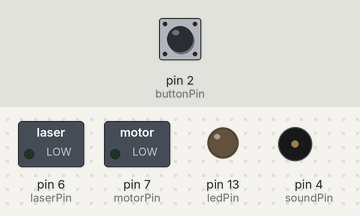
Recording of a sketch running on a simulated Arduino Uno, built with avr-gcc and run on an emulated ATmega328P. On the bench: switched loads named in the sketch (green lamp = pin HIGH), output pins drawn as LEDs (lit = HIGH), buzzer (waves = sounding). The inputs (shaded band) are chosen by the test bench; at power-on: pin 2 (buttonPin) LOW. Random numbers use the default seed unless the sketch sets one; pins used as bus, display or sensor lines are not drawn; what the sketch prints to the serial monitor is not drawn.

Above: at 1.2 s.
1.3 s: pin 2 (buttonPin) pulled HIGH for 0.15 s
At 1.8 s:
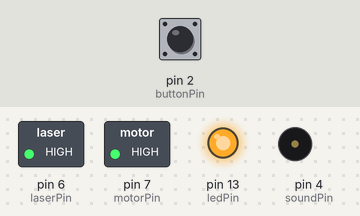
3.4 s: pin 2 (buttonPin) pulled HIGH for 3.2 s
At 3.9 s:
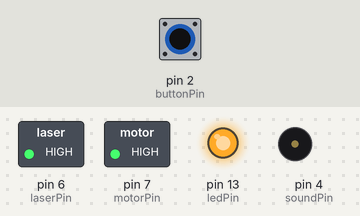
Timing chart, 0 to 3.9 s (numbered marks = the images above; inputs shaded):
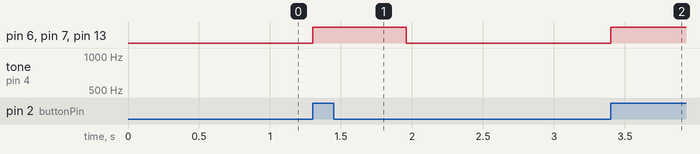

The sketch:

avtot_2.ino
```cpp
#include <IRremote.h>

#define JVC1 0xFB01
//#define JVC2 0xFB02

const int ledIRPin = 3;
const int buttonPin = 2;
const int soundPin = 4;
const int laserPin = 6;
const int ledPin =  13;
const int motorPin = 7;
// переменные
int buttonState = 0;

int numTones = 10;
int tones[] = {261, 277, 294, 311, 330, 349, 370, 392, 415, 440};
//            mid C  C#   D    D#   E    F    F#   G    G#   A


IRsend irsend;
//IRrecv irrecv(tIRPin);
//decode_results results;

void setup() {

  Serial.begin(9600);
  pinMode(ledPin, OUTPUT);
  pinMode(buttonPin, INPUT);
  pinMode(soundPin, OUTPUT);
  pinMode(laserPin, OUTPUT);
  pinMode(motorPin, OUTPUT);
  digitalWrite(laserPin, HIGH);
  //irsend.enableIROut(38);
  //irrecv.enableIRIn(); // Start the receiver

}

void loop(){
//
//    Serial.println("F");

//
  buttonState = digitalRead(buttonPin);

  if (buttonState == HIGH) {
    Serial.println("Shoot");
    digitalWrite(soundPin, HIGH);
    digitalWrite(ledPin, HIGH);
    digitalWrite(laserPin, HIGH);
    digitalWrite(motorPin, HIGH);
    irsend.sendNEC(0x00F0222, 16);
    delay(90);
    //    irsend.sendSony(JVC2, 16);
    //    delay(50);

    Serial.print("- Music -");
        // Music On
 //       for (int i = 0; i < numTones; i++)
 //         {
 //           tone(soundPin, tones[i]);
//            delay(500);
//          }
//        noTone(soundPin);
        // Music Off
        noise();noTone(soundPin);
  }
  else {
    digitalWrite(soundPin, LOW);
    digitalWrite(ledPin, LOW);
    digitalWrite(laserPin, LOW);
    digitalWrite(motorPin, LOW);

  }
  //delay(1500);
}

void noise()  {

  unsigned long time = millis();

  while(millis() - time <= 500)  {  // change "500" for different durations in ms.
    tone(soundPin, random(100, 1000));   // change the parameters of random() for different sound
  }
}
```

Measured:
- after the input at 1.3 s, pin 6 (laserPin), pin 7 (motorPin), pin 13 (ledPin): LOW → HIGH at once, → LOW 0.66 s later
- after the input at 3.4 s, pin 6 (laserPin), pin 7 (motorPin), pin 13 (ledPin): LOW → HIGH at once
